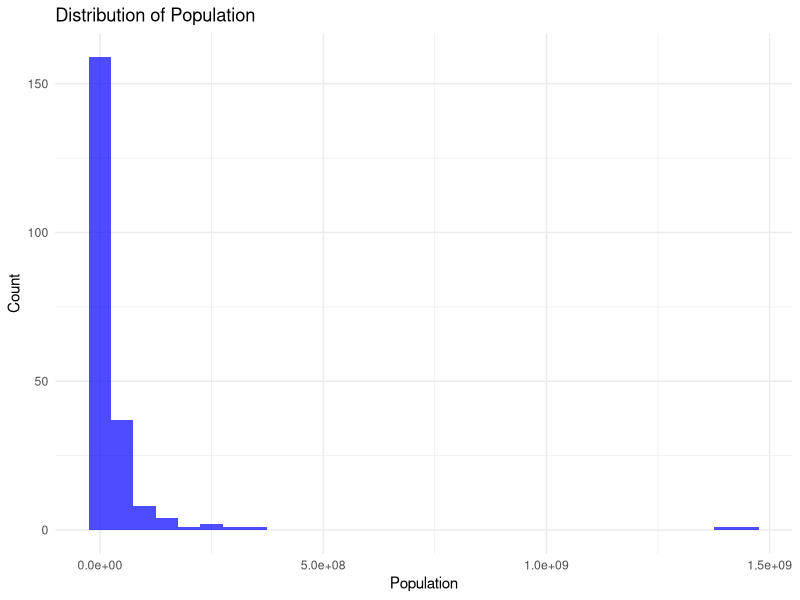
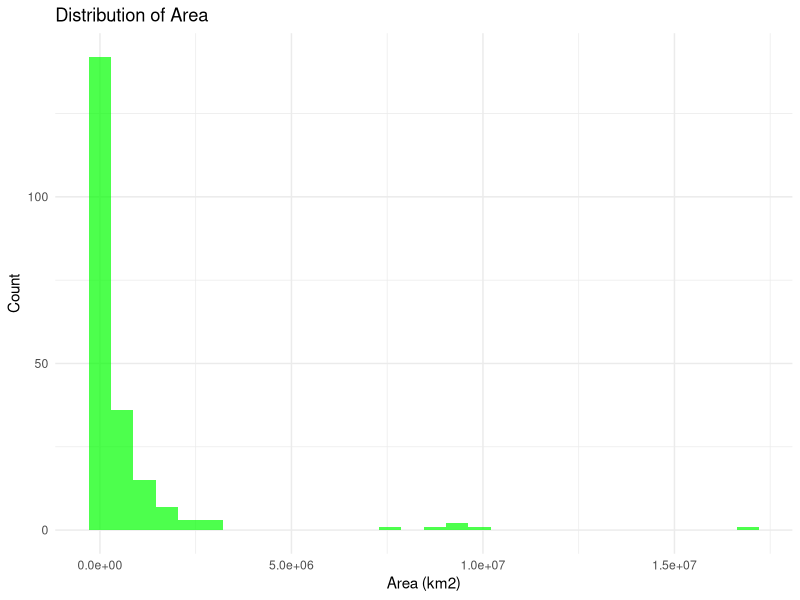

Write R code to recreate these figures, in order.
# 04_exploratory_plots.R
# Logic: Histograms for distributions

library(tidyverse)
library(here)
library(ggplot2)

# Ensure output directories exist
if (!dir.exists(here("output/figures/histograms"))) {
  dir.create(here("output/figures/histograms"), recursive = TRUE)
}
if (!dir.exists(here("output/tables"))) {
  dir.create(here("output/tables"), recursive = TRUE)
}

data_clean <- read_csv(here("data/processed/biodiversity_clean_v1.csv"), show_col_types = FALSE)

# Histogram: Population
if("wb_population" %in% names(data_clean)) {
  p_pop <- ggplot(data_clean, aes(x = wb_population)) +
    geom_histogram(bins = 30, fill = "blue", alpha = 0.7) +
    theme_minimal() +
    labs(title = "Distribution of Population", x = "Population", y = "Count")

  ggsave(here("output/figures/histograms/dist_population.png"), plot = p_pop)
}

# Histogram: Area
if("area_total_km2" %in% names(data_clean)) {
  p_area <- ggplot(data_clean, aes(x = area_total_km2)) +
    geom_histogram(bins = 30, fill = "green", alpha = 0.7) +
    theme_minimal() +
    labs(title = "Distribution of Area", x = "Area (km2)", y = "Count")

  ggsave(here("output/figures/histograms/dist_area.png"), plot = p_area)
}

# Summary Stats Table
summary_stats <- data_clean %>%
  summarise(across(where(is.numeric), list(mean = ~mean(., na.rm = TRUE), sd = ~sd(., na.rm = TRUE)))) %>%
  pivot_longer(everything(), names_to = "statistic", values_to = "value")

write_csv(summary_stats, here("output/tables/summary_stats.csv"))
print("Exploratory plots and summary stats generated.")
